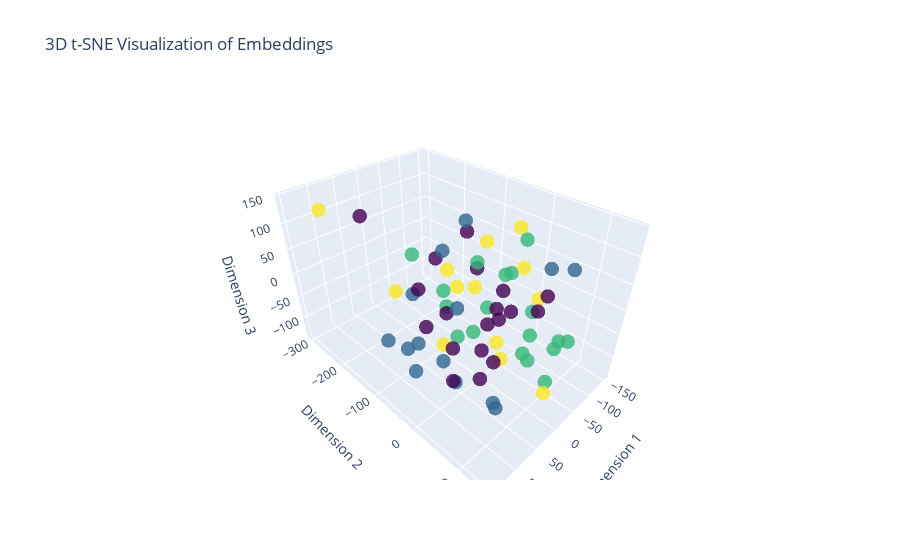

Notebook code for this chart:
### Markdown cell above
This code snippet provides a summary for generating a 3D t-SNE visualization of embeddings using Plotly. It demonstrates how words that are similar to each other are positioned closer together.

### Code cell
# Get the first batch from the validation data
batch = next(iter(valid_dataloader))

# Extract the text and offsets from the batch
label, text, offsets = batch

# Send the data to the device (GPU if available)
text = text.to(device)
offsets = offsets.to(device)

# Get the embeddings bag output for the batch
embedded = model.embedding(text, offsets)

# Convert the embeddings tensor to a numpy array
embeddings_numpy = embedded.detach().cpu().numpy()

# Perform t-SNE on the embeddings to reduce their dimensionality to 3D.
X_embedded_3d = TSNE(n_components=3).fit_transform(embeddings_numpy)

# Convert label to NumPy
label_numpy = label.detach().cpu().numpy()

# Create a 3D scatter plot using Plotly
trace = go.Scatter3d(
    x=X_embedded_3d[:, 0],
    y=X_embedded_3d[:, 1],
    z=X_embedded_3d[:, 2],
    mode='markers',
    marker=dict(
        size=5,
        color=label_numpy,  # Use label information for color
        colorscale='Viridis',  # Choose a colorscale
        opacity=0.8
    )
)

layout = go.Layout(title="3D t-SNE Visualization of Embeddings",
                   scene=dict(xaxis_title='Dimension 1',
                              yaxis_title='Dimension 2',
                              zaxis_title='Dimension 3'))

fig = go.Figure(data=[trace], layout=layout)
fig.show()

### Figure 1 — Plotly figure (JSON) as saved in the notebook; plotly's stock layout.template omitted (floating-point values rounded to 4 significant figures)
{"data": [{"marker": {"color": [0, 1, 3, 0, 2, 1, 0, 1, 0, 2, 2, 1, 0, 2, 2, 0, 1, 3, 0, 0, 0, 0, 2, 3, 2, 0, 2, 2, 0, 3, 1, 3, 3, 1, 3, 1, 1, 2, 2, 3, 2, 2, 1, 3, 0, 0, 0, 1, 2, 0, 2, 2, 1, 2, 3, 0, 1, 3, 0, 3, 0, 3, 2, 1], "colorscale": [[0, "#440154"], [0.1111, "#482878"], [0.2222, "#3e4989"], [0.3333, "#31688e"], [0.4444, "#26828e"], [0.5556, "#1f9e89"], [0.6667, "#35b779"], [0.7778, "#6ece58"], [0.8889, "#b5de2b"], [1, "#fde725"]], "opacity": 0.8, "size": 5}, "mode": "markers", "type": "scatter3d", "x": [9.143, 72.03, 82.72, 59.82, -80.23, 148.8, 62.15, 71.71, -69.56, -28.37, -89.63, 44.45, 57.93, 74.19, -8.065, -1.14, 111.4, -43.22, -42.19, 113.5, 120.9, -8.628, -17.96, -60.2, 37.07, 74.87, -62.54, 9.081, -16.37, -100.1, 56.19, 6.903, -42.54, -44.94, 121.1, 133.4, 26.34, 8.028, -100.7, -6.53, -128.1, 108.1, -3.849, 33.3, 27.07, 36.34, 4.833, 95.07, -56.03, -30.14, -106.7, -121.2, -85.59, 47.18, 94.23, 75.57, -153.6, -51.89, -91.32, -2.213, 40.86, -61.73, -46.14, 47.4], "y": [5.666, 7.419, -8.019, -230.2, -60.16, -11.48, -70.12, -88.58, 1.441, -85.55, -19.28, -48.94, -48.98, -10.33, -29.07, -87.34, -42.83, -60.33, -80.33, 42.91, 49.1, -26.5, 115.6, -17.59, 13.34, 86.56, 50.8, 135.4, 11.3, -85.27, -99.57, 99.19, 24.31, -141.5, -66.3, -79.07, -35.06, 84.59, 83.19, 34.14, 6.781, 18.82, -48.25, 143.5, -127.6, 28.54, 37.26, 107.9, 121.6, 78.18, -6.292, -55.08, 96.4, -115.1, -301.8, 83.37, 18.49, 30.58, 55.1, -86.2, 40.66, -120.5, 59.55, 66.91], "z": [-139.0, -98.62, -20.73, 109.2, -66.28, 11.38, -34.92, 27.42, -36.46, -121.0, 24.39, -109.6, 104.1, 46.35, -62.83, -50.8, -81.78, -2.297, 98.23, -38.67, 32.95, 67.48, -84.52, -112.6, 115.6, 77.59, -113.0, 15.55, 4.168, 55.17, -93.62, 81.47, 144.3, 36.01, 68.4, -25.31, 3.357, -27.55, -72.4, -83.02, -65.78, 105.8, 143.1, -48.11, -5.52, -39.21, 63.13, -58.48, -20.56, 28.2, 87.15, -10.6, 84.96, 78.13, 108.0, 0.2104, 20.79, 74.58, 12.83, 40.15, 22.81, -40.59, -40.04, -120.1]}], "layout": {"scene": {"xaxis": {"title": {"text": "Dimension 1"}}, "yaxis": {"title": {"text": "Dimension 2"}}, "zaxis": {"title": {"text": "Dimension 3"}}}, "title": {"text": "3D t-SNE Visualization of Embeddings"}}}
